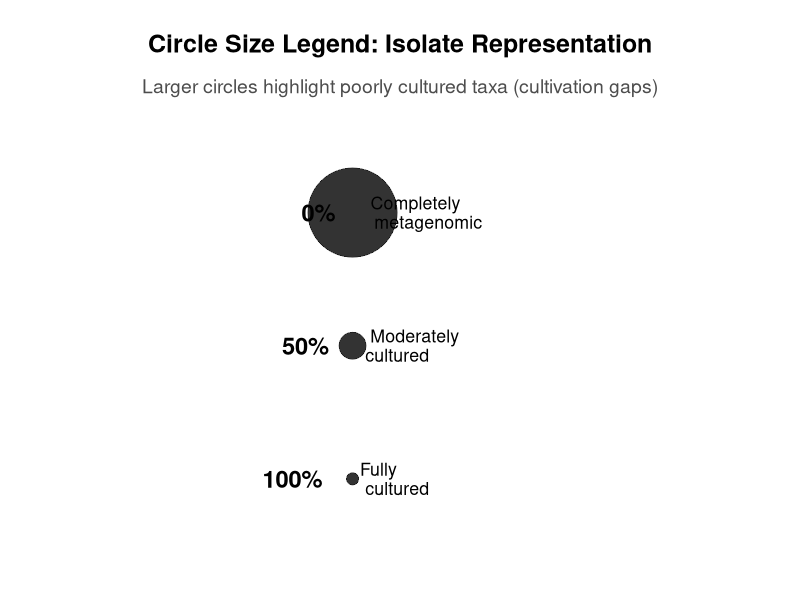

Write the R code that produced this figure.
#!/usr/bin/env Rscript
# Create Isolate Percentage Circle Size Legend
# Generated: 2025-01-20
# Purpose: Create standalone PNG legend showing inverted isolate percentage circle sizing

# Load required libraries
suppressPackageStartupMessages({
  library(ggplot2)
  library(dplyr)
})

# Create legend data (vertical layout)
legend_data <- data.frame(
  isolate_percentage = c(0, 50, 100),
  circle_size = c(30, 9, 4),  # Updated larger sizes
  label = c("Completely\nmetagenomic",
            "Moderately\ncultured",
            "Fully\ncultured"),
  x = rep(1, 3),     # All circles in same column
  y = c(3, 2, 1),    # Vertical arrangement: 0% at top, 100% at bottom
  stringsAsFactors = FALSE
)

# Create the legend plot
legend_plot <- ggplot(legend_data, aes(x = x, y = y)) +
  # Add circles with different sizes
  geom_point(aes(size = circle_size),
             color = "black",
             fill = "black",
             shape = 21,  # Circles with slightly thicker outline
             stroke = 0.25,
             alpha = 0.8) +

  # Add percentage labels to the left of circles
  geom_text(aes(label = paste0(isolate_percentage, "%")),
            hjust = 1.5,
            size = 6,
            fontface = "bold",
            color = "black") +

  # Add description labels to the right of circles
  geom_text(aes(label = label),
            hjust = -0.2,
            size = 4.5,
            lineheight = 0.9,
            color = "black") +

  # Set manual size scale to match actual circle sizes
  scale_size_identity() +

  # Clean theme
  theme_void() +
  theme(
    plot.title = element_text(size = 18, face = "bold", hjust = 0.5, margin = margin(b = 15)),
    plot.subtitle = element_text(size = 14, hjust = 0.5, margin = margin(b = 20), color = "gray30"),
    plot.margin = margin(25, 25, 25, 25),
    panel.background = element_rect(fill = "white", color = NA),
    plot.background = element_rect(fill = "white", color = NA)
  ) +

  # Set plot limits for vertical layout
  xlim(-0.5, 3) +
  ylim(0.5, 3.5) +

  # Add title and subtitle
  labs(
    title = "Circle Size Legend: Isolate Representation",
    subtitle = "Larger circles highlight poorly cultured taxa (cultivation gaps)"
  )

# Save the legend as PNG
output_file <- "isolate_percentage_circle_legend.png"

# Create high-quality PNG (adjusted for vertical layout)
ggsave(
  filename = output_file,
  plot = legend_plot,
  width = 8,
  height = 10,  # Taller for vertical layout
  dpi = 300,
  bg = "white"
)

cat("Legend saved as:", output_file, "\n")
cat("Legend shows inverted isolate percentage circle sizing (vertical layout):\n")
cat("  - 0% isolates = Size 30 (largest circle)\n")
cat("  - 50% isolates = Size 9 (medium circle)\n")
cat("  - 100% isolates = Size 4 (smallest circle)\n")
